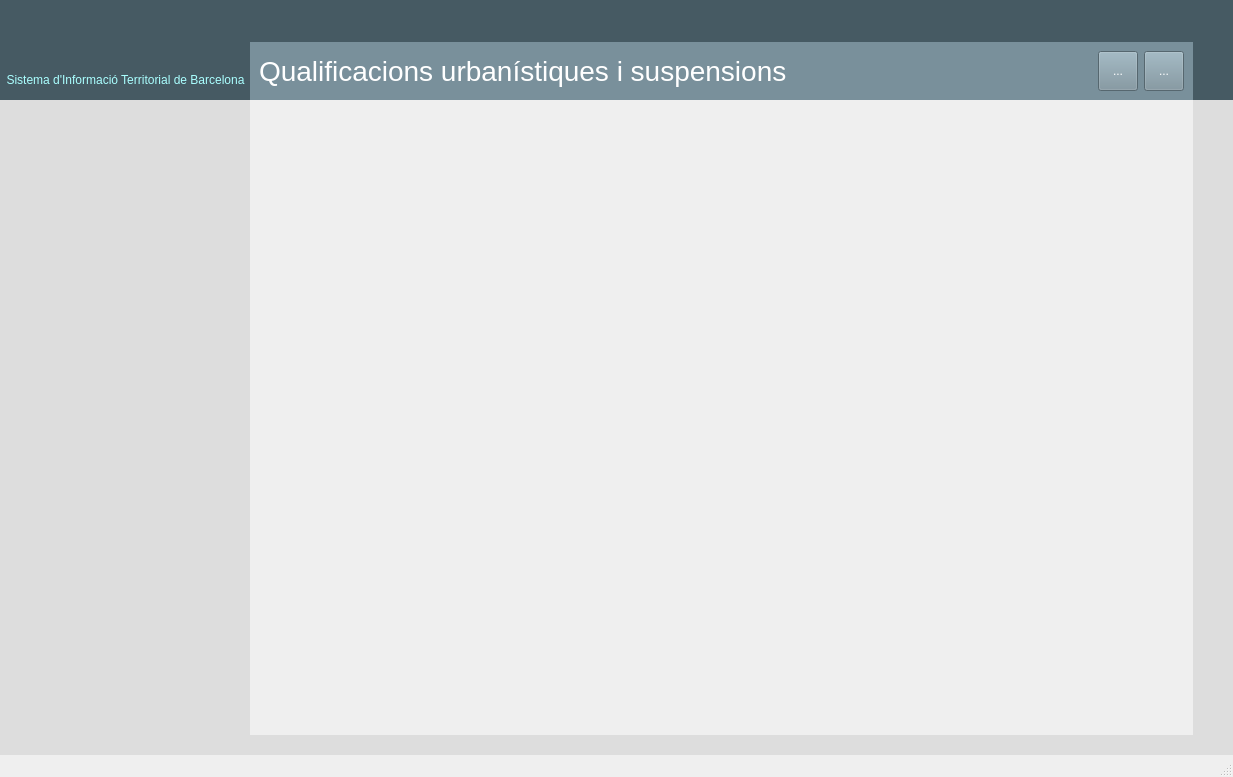
<?xml version="1.0" encoding="UTF-8"?>
<ui version="4.0">
 <class>MainWindow</class>
 <widget class="QMainWindow" name="MainWindow">
  <property name="geometry">
   <rect>
    <x>0</x>
    <y>0</y>
    <width>1233</width>
    <height>777</height>
   </rect>
  </property>
  <property name="windowTitle">
   <string>MainWindow</string>
  </property>
  <widget class="QWidget" name="centralwidget">
   <layout class="QVBoxLayout" name="verticalLayout">
    <property name="spacing">
     <number>0</number>
    </property>
    <property name="leftMargin">
     <number>0</number>
    </property>
    <property name="topMargin">
     <number>0</number>
    </property>
    <property name="rightMargin">
     <number>0</number>
    </property>
    <property name="bottomMargin">
     <number>0</number>
    </property>
    <item>
     <widget class="QFrame" name="frame_3">
      <property name="minimumSize">
       <size>
        <width>0</width>
        <height>100</height>
       </size>
      </property>
      <property name="maximumSize">
       <size>
        <width>16777215</width>
        <height>100</height>
       </size>
      </property>
      <property name="frameShape">
       <enum>QFrame::NoFrame</enum>
      </property>
      <property name="frameShadow">
       <enum>QFrame::Raised</enum>
      </property>
      <property name="lineWidth">
       <number>0</number>
      </property>
      <layout class="QHBoxLayout" name="horizontalLayout">
       <property name="spacing">
        <number>0</number>
       </property>
       <property name="leftMargin">
        <number>0</number>
       </property>
       <property name="topMargin">
        <number>0</number>
       </property>
       <property name="rightMargin">
        <number>0</number>
       </property>
       <property name="bottomMargin">
        <number>0</number>
       </property>
       <item>
        <widget class="QFrame" name="frame_11">
         <property name="minimumSize">
          <size>
           <width>250</width>
           <height>0</height>
          </size>
         </property>
         <property name="maximumSize">
          <size>
           <width>250</width>
           <height>16777215</height>
          </size>
         </property>
         <property name="styleSheet">
          <string notr="true">background-color:#465A63;</string>
         </property>
         <property name="frameShape">
          <enum>QFrame::NoFrame</enum>
         </property>
         <property name="frameShadow">
          <enum>QFrame::Raised</enum>
         </property>
         <property name="lineWidth">
          <number>0</number>
         </property>
         <widget class="QLabel" name="label">
          <property name="geometry">
           <rect>
            <x>20</x>
            <y>0</y>
            <width>201</width>
            <height>71</height>
           </rect>
          </property>
          <property name="text">
           <string/>
          </property>
          <property name="pixmap">
           <pixmap>qVistaLogo.png</pixmap>
          </property>
          <property name="scaledContents">
           <bool>true</bool>
          </property>
         </widget>
         <widget class="QLabel" name="label_3">
          <property name="geometry">
           <rect>
            <x>-5</x>
            <y>60</y>
            <width>261</width>
            <height>41</height>
           </rect>
          </property>
          <property name="font">
           <font>
            <pointsize>9</pointsize>
           </font>
          </property>
          <property name="styleSheet">
           <string notr="true">color: rgb(170, 255, 255);</string>
          </property>
          <property name="text">
           <string>Sistema d'Informació Territorial de Barcelona</string>
          </property>
          <property name="textFormat">
           <enum>Qt::RichText</enum>
          </property>
          <property name="scaledContents">
           <bool>false</bool>
          </property>
          <property name="alignment">
           <set>Qt::AlignCenter</set>
          </property>
          <property name="wordWrap">
           <bool>true</bool>
          </property>
         </widget>
         <zorder>label_3</zorder>
         <zorder>label</zorder>
        </widget>
       </item>
       <item>
        <widget class="QFrame" name="frame_12">
         <property name="frameShape">
          <enum>QFrame::NoFrame</enum>
         </property>
         <property name="frameShadow">
          <enum>QFrame::Raised</enum>
         </property>
         <property name="lineWidth">
          <number>0</number>
         </property>
         <layout class="QVBoxLayout" name="verticalLayout_4">
          <property name="spacing">
           <number>0</number>
          </property>
          <property name="leftMargin">
           <number>0</number>
          </property>
          <property name="topMargin">
           <number>0</number>
          </property>
          <property name="rightMargin">
           <number>0</number>
          </property>
          <property name="bottomMargin">
           <number>0</number>
          </property>
          <item>
           <widget class="QFrame" name="frame_14">
            <property name="styleSheet">
             <string notr="true">background-color: #465A63;</string>
            </property>
            <property name="frameShape">
             <enum>QFrame::NoFrame</enum>
            </property>
            <property name="frameShadow">
             <enum>QFrame::Raised</enum>
            </property>
            <property name="lineWidth">
             <number>0</number>
            </property>
            <layout class="QHBoxLayout" name="horizontalLayout_3">
             <property name="spacing">
              <number>0</number>
             </property>
             <property name="leftMargin">
              <number>0</number>
             </property>
             <property name="topMargin">
              <number>0</number>
             </property>
             <property name="rightMargin">
              <number>0</number>
             </property>
             <property name="bottomMargin">
              <number>0</number>
             </property>
             <item>
              <spacer name="horizontalSpacer">
               <property name="orientation">
                <enum>Qt::Horizontal</enum>
               </property>
               <property name="sizeHint" stdset="0">
                <size>
                 <width>40</width>
                 <height>20</height>
                </size>
               </property>
              </spacer>
             </item>
            </layout>
           </widget>
          </item>
          <item>
           <widget class="QFrame" name="frame_15">
            <property name="styleSheet">
             <string notr="true">background-color: #79909B;
color: #FFFFFF</string>
            </property>
            <property name="frameShape">
             <enum>QFrame::NoFrame</enum>
            </property>
            <property name="frameShadow">
             <enum>QFrame::Raised</enum>
            </property>
            <property name="lineWidth">
             <number>0</number>
            </property>
            <layout class="QHBoxLayout" name="horizontalLayout_4">
             <item>
              <widget class="QLabel" name="lblTitolProjecte">
               <property name="font">
                <font>
                 <pointsize>21</pointsize>
                </font>
               </property>
               <property name="text">
                <string>Qualificacions urbanístiques i suspensions</string>
               </property>
              </widget>
             </item>
             <item>
              <widget class="QToolButton" name="tbEnrera">
               <property name="minimumSize">
                <size>
                 <width>40</width>
                 <height>40</height>
                </size>
               </property>
               <property name="maximumSize">
                <size>
                 <width>40</width>
                 <height>40</height>
                </size>
               </property>
               <property name="styleSheet">
                <string notr="true">border-color: rgb(121, 144, 155);</string>
               </property>
               <property name="text">
                <string>...</string>
               </property>
               <property name="icon">
                <iconset>
                 <normaloff>imatges/arrow-left.png</normaloff>imatges/arrow-left.png</iconset>
               </property>
               <property name="iconSize">
                <size>
                 <width>40</width>
                 <height>40</height>
                </size>
               </property>
              </widget>
             </item>
             <item>
              <widget class="QToolButton" name="tbEndevant">
               <property name="minimumSize">
                <size>
                 <width>40</width>
                 <height>40</height>
                </size>
               </property>
               <property name="maximumSize">
                <size>
                 <width>40</width>
                 <height>40</height>
                </size>
               </property>
               <property name="styleSheet">
                <string notr="true">border-color: rgb(121, 144, 155);</string>
               </property>
               <property name="text">
                <string>...</string>
               </property>
               <property name="icon">
                <iconset>
                 <normaloff>imatges/arrow-right.png</normaloff>imatges/arrow-right.png</iconset>
               </property>
               <property name="iconSize">
                <size>
                 <width>40</width>
                 <height>40</height>
                </size>
               </property>
              </widget>
             </item>
            </layout>
           </widget>
          </item>
         </layout>
        </widget>
       </item>
       <item>
        <widget class="QFrame" name="frame_13">
         <property name="minimumSize">
          <size>
           <width>40</width>
           <height>0</height>
          </size>
         </property>
         <property name="maximumSize">
          <size>
           <width>40</width>
           <height>16777215</height>
          </size>
         </property>
         <property name="styleSheet">
          <string notr="true">background-color: #465A63;</string>
         </property>
         <property name="frameShape">
          <enum>QFrame::NoFrame</enum>
         </property>
         <property name="frameShadow">
          <enum>QFrame::Raised</enum>
         </property>
         <property name="lineWidth">
          <number>0</number>
         </property>
        </widget>
       </item>
      </layout>
     </widget>
    </item>
    <item>
     <widget class="QFrame" name="frame_9">
      <property name="frameShape">
       <enum>QFrame::NoFrame</enum>
      </property>
      <property name="frameShadow">
       <enum>QFrame::Raised</enum>
      </property>
      <property name="lineWidth">
       <number>0</number>
      </property>
      <layout class="QVBoxLayout" name="verticalLayout_5">
       <property name="spacing">
        <number>0</number>
       </property>
       <property name="leftMargin">
        <number>0</number>
       </property>
       <property name="topMargin">
        <number>0</number>
       </property>
       <property name="rightMargin">
        <number>0</number>
       </property>
       <property name="bottomMargin">
        <number>0</number>
       </property>
       <item>
        <widget class="QFrame" name="frame_16">
         <property name="frameShape">
          <enum>QFrame::NoFrame</enum>
         </property>
         <property name="frameShadow">
          <enum>QFrame::Raised</enum>
         </property>
         <property name="lineWidth">
          <number>0</number>
         </property>
         <layout class="QHBoxLayout" name="horizontalLayout_2">
          <property name="spacing">
           <number>0</number>
          </property>
          <property name="sizeConstraint">
           <enum>QLayout::SetDefaultConstraint</enum>
          </property>
          <property name="leftMargin">
           <number>0</number>
          </property>
          <property name="topMargin">
           <number>0</number>
          </property>
          <property name="rightMargin">
           <number>0</number>
          </property>
          <property name="bottomMargin">
           <number>0</number>
          </property>
          <item>
           <widget class="QFrame" name="frameLlegenda">
            <property name="minimumSize">
             <size>
              <width>250</width>
              <height>0</height>
             </size>
            </property>
            <property name="maximumSize">
             <size>
              <width>250</width>
              <height>16777215</height>
             </size>
            </property>
            <property name="styleSheet">
             <string notr="true">background-color: #DDDDDD</string>
            </property>
            <property name="frameShape">
             <enum>QFrame::NoFrame</enum>
            </property>
            <property name="frameShadow">
             <enum>QFrame::Raised</enum>
            </property>
            <property name="lineWidth">
             <number>0</number>
            </property>
           </widget>
          </item>
          <item>
           <widget class="QFrame" name="frameCentral">
            <property name="styleSheet">
             <string notr="true"/>
            </property>
            <property name="frameShape">
             <enum>QFrame::NoFrame</enum>
            </property>
            <property name="frameShadow">
             <enum>QFrame::Sunken</enum>
            </property>
            <property name="lineWidth">
             <number>0</number>
            </property>
           </widget>
          </item>
          <item>
           <widget class="QFrame" name="frame_19">
            <property name="minimumSize">
             <size>
              <width>40</width>
              <height>0</height>
             </size>
            </property>
            <property name="maximumSize">
             <size>
              <width>40</width>
              <height>16777215</height>
             </size>
            </property>
            <property name="styleSheet">
             <string notr="true">background-color: #DDDDDD
</string>
            </property>
            <property name="frameShape">
             <enum>QFrame::NoFrame</enum>
            </property>
            <property name="frameShadow">
             <enum>QFrame::Raised</enum>
            </property>
            <property name="lineWidth">
             <number>0</number>
            </property>
            <layout class="QGridLayout" name="gridLayout">
             <property name="leftMargin">
              <number>0</number>
             </property>
             <property name="topMargin">
              <number>0</number>
             </property>
             <property name="rightMargin">
              <number>0</number>
             </property>
             <property name="bottomMargin">
              <number>0</number>
             </property>
             <property name="spacing">
              <number>0</number>
             </property>
             <item row="0" column="0">
              <layout class="QVBoxLayout" name="lytBotoneraLateral">
               <property name="spacing">
                <number>10</number>
               </property>
               <property name="leftMargin">
                <number>8</number>
               </property>
               <property name="topMargin">
                <number>8</number>
               </property>
               <property name="rightMargin">
                <number>8</number>
               </property>
               <property name="bottomMargin">
                <number>8</number>
               </property>
              </layout>
             </item>
            </layout>
           </widget>
          </item>
         </layout>
         <zorder>frameCentral</zorder>
         <zorder>frameLlegenda</zorder>
         <zorder>frame_19</zorder>
        </widget>
       </item>
       <item>
        <widget class="QFrame" name="frame_2">
         <property name="minimumSize">
          <size>
           <width>250</width>
           <height>20</height>
          </size>
         </property>
         <property name="maximumSize">
          <size>
           <width>16777215</width>
           <height>20</height>
          </size>
         </property>
         <property name="styleSheet">
          <string notr="true">background-color: #DDDDDD</string>
         </property>
         <property name="frameShape">
          <enum>QFrame::NoFrame</enum>
         </property>
         <property name="frameShadow">
          <enum>QFrame::Raised</enum>
         </property>
         <property name="lineWidth">
          <number>0</number>
         </property>
         <layout class="QHBoxLayout" name="horizontalLayout_6">
          <property name="spacing">
           <number>0</number>
          </property>
          <property name="leftMargin">
           <number>0</number>
          </property>
          <property name="topMargin">
           <number>0</number>
          </property>
          <property name="rightMargin">
           <number>0</number>
          </property>
          <property name="bottomMargin">
           <number>0</number>
          </property>
         </layout>
        </widget>
       </item>
      </layout>
     </widget>
    </item>
   </layout>
  </widget>
  <widget class="QMenuBar" name="menubar">
   <property name="geometry">
    <rect>
     <x>0</x>
     <y>0</y>
     <width>1233</width>
     <height>34</height>
    </rect>
   </property>
   <property name="minimumSize">
    <size>
     <width>0</width>
     <height>0</height>
    </size>
   </property>
   <property name="font">
    <font>
     <family>Segoe UI Light</family>
     <pointsize>15</pointsize>
    </font>
   </property>
   <property name="styleSheet">
    <string notr="true">background-color: rgb(47, 69, 80);
color: rgb(255, 255, 255);
</string>
   </property>
   <property name="nativeMenuBar">
    <bool>false</bool>
   </property>
  </widget>
  <widget class="QStatusBar" name="statusbar"/>
 </widget>
 <resources/>
 <connections/>
</ui>
